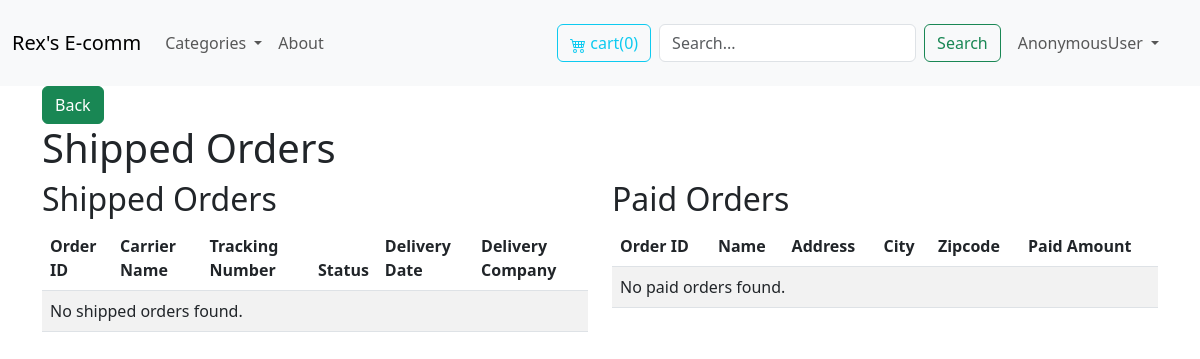
Before: /shippingList/ with the older database file.
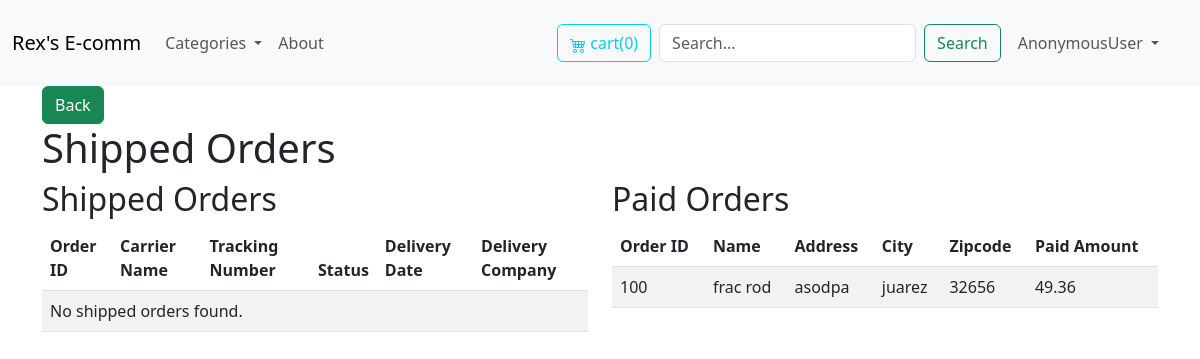
After: the same page with the newer database file.
### store/models.py (models this page shows, shortened)
class Order(models.Model):
    first_name = models.CharField(max_length=255)
    last_name = models.CharField(max_length=255)
    address = models.CharField(max_length=255)
    zipcode = models.CharField(max_length=255)
    city = models.CharField(max_length=255)
    paid_amount = models.IntegerField(blank=True, null=True)
    is_paid = models.BooleanField(default=False)
    payment_intent = models.CharField(max_length=255)
    discount_code = models.CharField(max_length=35, null=True, blank=True)
    created_by = models.ForeignKey(User, related_name='orders', on_delete=models.SET_NULL, null=True)
    created_at = models.DateTimeField(auto_now_add=True)
    is_shipped = models.BooleanField(default=False)
    class Meta:
        ordering = ('-id','-created_at',)
    def get_display_price(self):
        return self.paid_amount /100

### Shipping/views.py (the view)
# urls.py: path('shippingList/', views.Shipping_ListView.as_view(), name='shipping_list')
class Shipping_ListView(ListView):
    paginate_by =50
    model = Shipped_Orders
    context_object_name = 'shipped_orders'
    template_name = 'Shipping/shippings_list.html'
    def get_context_data(self, **kwargs):
        context = super().get_context_data(**kwargs)
        orders = Order.objects.filter(is_paid=True)#, shipped_orders__isnull=False)#.distinct()
        context['orders'] = orders
        return context

### store/cart.py (called while the page is built)
    def __len__(self):
        return sum(item['quantity'] for item in self.cart.values())

### store/context_processors.py (called while the page is built)
def cart(request):
    return {'cart':Cart(request)}

### store/templatetags/menu.py (called while the page is built)
@register.inclusion_tag('core/menu.html')
def menu(*args, **kwargs):
    categories = Category.objects.annotate(product_count=Count('products')).filter(product_count__gt=0)
    return {'categories': categories}

@register.simple_tag
def back_button(request):
    if request.method == 'GET':
        return True #request.META.get('HTTP_REFERER', '/')
    return False

### Shipping/templates/Shipping/shippings_list.html (shortened to what this page needs)
{% extends 'core/mainBase.html' %}
{% block content %}
<h1>Shipped Orders</h1>
<div class="row">
  <div class="col-md-6">
    <h2>Shipped Orders</h2>
    <table class="table table-striped">
      <thead>
        <tr>
          <th>Order ID</th>
          <th>Carrier Name</th>
          <th>Tracking Number</th>
          <th>Status</th>
          <th>Delivery Date</th>
          <th>Delivery Company</th>
        </tr>
      </thead>
      <tbody>
        {% for shipped_order in shipped_orders %}
          <tr>
            <td>{{ shipped_order.order.id }}</td>
            <td>{{ shipped_order.carrier_name }}</td>
            <td>{{ shipped_order.tracking_number }}</td>
            <td>{{ shipped_order.status }}</td>
            <td>{{ shipped_order.delivery_date }}</td>
            <td>{{ shipped_order.delivery_company }}</td>
          </tr>
        {% empty %}
          <tr>
            <td colspan="6">No shipped orders found.</td>
          </tr>
        {% endfor %}
      </tbody>
    </table>
  </div>
  <div class="col-md-6">
    <h2>Paid Orders</h2>
    <table class="table table-striped">
      <thead>
        <tr>
          <th>Order ID</th>
          <th>Name</th>
          <th>Address</th>
          <th>City</th>
          <th>Zipcode</th>
          <th>Paid Amount</th>
        </tr>
      </thead>
      <tbody>
        {% for order in orders %}
          <tr>
            <td>{{ order.id }}</td>
            <td>{{ order.first_name }} {{ order.last_name }}</td>
            <td>{{ order.address }}</td>
            <td>{{ order.city }}</td>
            <td>{{ order.zipcode }}</td>
            <td>{{ order.get_display_price }}</td>
          </tr>
        {% empty %}
          <tr>
            <td colspan="6">No paid orders found.</td>
          </tr>
        {% endfor %}
      </tbody>
    </table>
  </div>
</div>
{% endblock content %}

Changed rows visible on the page:
added Order: id "100", first_name "frac", last_name "rod", address "asodpa", city "juarez", zipcode "32656", get_display_price "49.36"
Other visible differences:
text no longer shown: "No paid orders found."
